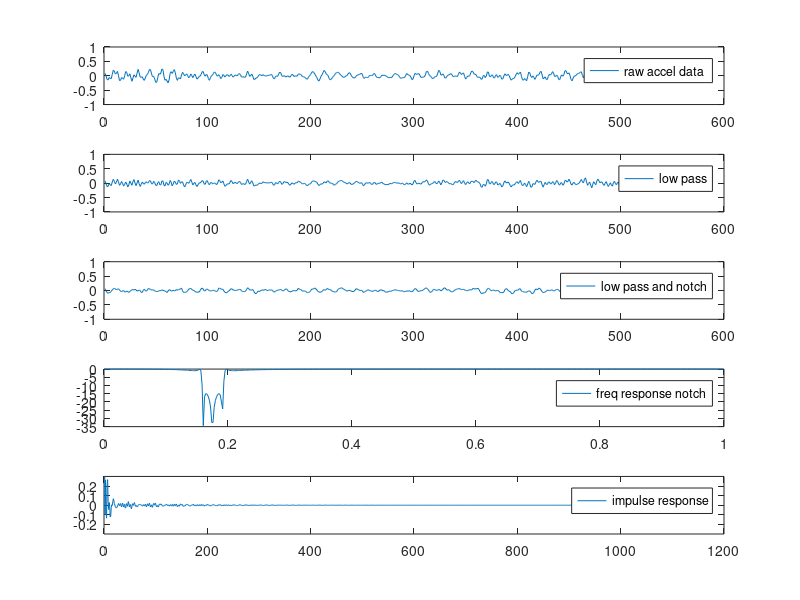

The MATLAB source for this figure:
d = [    0.08543,
-0.0041,
-0.13107,
-0.1444,
-0.0578,
-0.08871,
-0.10256,
0.05079,
0.19268,
0.16137,
0.06185,
0.08076,
0.15071,
0.01521,
-0.16531,
-0.15918,
-0.06326,
-0.08777,
-0.11895,
0.00309,
0.14671,
0.11527,
-0.01569,
-0.00184,
0.06957,
-0.06579,
-0.19129,
-0.08164,
0.03413,
-0.01649,
-0.055,
0.08676,
0.22306,
0.10368,
-0.04634,
-0.05073,
-0.03621,
-0.11668,
-0.15905,
-0.07605,
0.01601,
0.04612,
0.1182,
0.22226,
0.21373,
0.06171,
-0.02995,
-0.02062,
-0.10589,
-0.22434,
-0.22953,
-0.06246,
0.07424,
0.05372,
0.09249,
0.23465,
0.21466,
-0.01343,
-0.15772,
-0.12348,
-0.17757,
-0.24445,
-0.14413,
0.08849,
0.14245,
0.0809,
0.14751,
0.21426,
0.10968,
-0.07525,
-0.15972,
-0.07112,
-0.07578,
-0.11082,
0.02268,
0.11807,
0.06944,
-0.00397,
0.02121,
0.06584,
0.00456,
-0.07139,
-0.02555,
0.06331,
0.00389,
-0.06472,
0.01482,
0.05812,
-0.02915,
-0.11482,
-0.08191,
-0.02542,
-0.01037,
0.04666,
0.13885,
0.14605,
0.0312,
-0.01636,
0.04772,
0.02294,
-0.09936,
-0.15799,
-0.06779,
0.00549,
0.01855,
0.09036,
0.13366,
0.09982,
0.00922,
-0.01383,
0.04093,
-0.01663,
-0.10016,
-0.06166,
0.04119,
0.01015,
-0.03981,
-0.00197,
0.03666,
0.02441,
-0.02435,
0.00469,
0.05305,
0.00735,
-0.04967,
-0.01236,
0.02987,
0.01255,
-0.00197,
0.05279,
0.0749,
0.0404,
-0.04234,
-0.04287,
-0.02902,
-0.05793,
-0.047,
0.06611,
0.1623,
0.07104,
-0.02102,
0.01601,
0.05625,
-0.01716,
-0.13001,
-0.12241,
-0.07898,
-0.07525,
-0.02968,
0.02614,
0.04013,
0.02028,
0.00615,
0.0396,
0.00869,
-0.0061,
-0.00224,
0.00016,
0.02148,
0.01521,
0.03253,
0.04612,
0.00189,
-0.09523,
-0.10523,
-0.02515,
-0.00504,
-0.02036,
0.05572,
0.1274,
0.10661,
0.00296,
-0.02449,
0.00242,
-0.0105,
-0.04514,
-0.01689,
-0.0029,
-0.03421,
-0.04807,
0.00416,
0.04892,
0.02614,
-0.02715,
-0.0077,
-0.00344,
-0.01236,
0.05572,
0.06797,
0.04572,
0.02761,
-0.03328,
-0.03728,
-0.04101,
-0.06925,
-0.11708,
-0.11282,
-0.03381,
0.00829,
0.04519,
0.12167,
0.14538,
0.11261,
0.06278,
-0.00584,
-0.06006,
-0.14919,
-0.18543,
-0.11135,
-0.01929,
0.03493,
0.11061,
0.18602,
0.15058,
0.06504,
0.0408,
-0.00544,
-0.10496,
-0.1448,
-0.11162,
-0.06113,
-0.02022,
0.01335,
0.08396,
0.10368,
0.12313,
0.11434,
0.06931,
0.0288,
0.00069,
-0.04314,
-0.05513,
-0.03928,
-0.0045,
-0.00064,
0.05332,
0.10115,
0.09622,
0.02734,
-0.03035,
-0.06606,
-0.07632,
-0.06805,
-0.01263,
0.01615,
0.0288,
0.04612,
0.05905,
0.09022,
0.05332,
-0.06352,
-0.09004,
-0.05153,
-0.05593,
-0.07099,
-0.03688,
0.01188,
0.01148,
0.00376,
0.01388,
0.07677,
0.07184,
-0.0041,
-0.0554,
-0.06006,
-0.06712,
-0.06899,
-0.02729,
0.02294,
0.01108,
0.02454,
0.00722,
-0.0105,
-0.02769,
-0.06512,
-0.06486,
-0.05167,
-0.06805,
-0.03661,
0.01815,
0.06171,
0.07943,
0.05812,
0.0356,
0.01868,
-0.03914,
-0.08884,
-0.07645,
-0.06179,
-0.07139,
-0.05713,
0.01788,
0.08023,
0.0384,
0.02108,
0.01082,
-0.05073,
-0.13027,
-0.11655,
0.00109,
0.0817,
0.05931,
0.04879,
0.07304,
0.06837,
-0.00797,
-0.06153,
-0.05753,
-0.03954,
-0.03901,
0.03067,
0.14525,
0.16124,
0.08303,
0.00855,
-0.01396,
-0.05979,
-0.10536,
-0.08418,
-0.03648,
-0.03275,
-0.01356,
0.09049,
0.19001,
0.14685,
0.02654,
0.0288,
0.06438,
0.00722,
-0.08111,
-0.06992,
-0.01183,
0.01974,
0.036,
0.06251,
0.0741,
0.01974,
-0.03555,
-0.02249,
-0.00517,
-0.01636,
-0.02862,
0.05119,
0.13326,
0.08569,
0.04159,
0.09009,
0.09649,
-0.02888,
-0.11549,
-0.06219,
-0.00837,
-0.01689,
0.00695,
0.11274,
0.16177,
0.14565,
0.06198,
0.05385,
0.04133,
-0.03328,
-0.05793,
-0.04314,
-0.0574,
-0.12361,
-0.10989,
0.00429,
0.00909,
-0.06579,
-0.00797,
0.13246,
0.12713,
-0.01823,
-0.04034,
0.02654,
0.02414,
-0.07218,
-0.07258,
0.01748,
0.03533,
-0.0538,
-0.03421,
0.01921,
-0.02396,
-0.11695,
-0.10363,
-0.00064,
0.06851,
0.01828,
0.01295,
0.04839,
0.01029,
-0.07805,
-0.15199,
-0.11748,
-0.0947,
-0.08484,
-0.01796,
0.06051,
0.10634,
0.05279,
0.09236,
0.13006,
-0.01783,
-0.14,
-0.15426,
-0.0967,
-0.13201,
-0.17237,
-0.03222,
0.127,
0.10421,
-0.01863,
-0.06019,
-0.00211,
-0.05606,
-0.12561,
-0.053,
0.02481,
0.01668,
0.04266,
0.12393,
0.15378,
0.02534,
-0.10669,
-0.07498,
-0.03834,
-0.12321,
-0.13041,
-0.01916,
0.04732,
0.02601,
0.05812,
0.14232,
0.10408,
-0.02316,
-0.02449,
0.02467,
-0.01543,
-0.12228,
-0.1384,
-0.02156,
0.03107,
-0.01516,
0.03333,
0.17136,
0.17842,
0.08996,
0.06904,
0.10261,
0.00069,
-0.13267,
-0.17517,
-0.08298,
-0.01156,
-0.00584,
0.01988,
0.06531,
0.08236,
0.08849,
0.1234,
0.13885,
0.00842,
-0.07325,
0.04386,
0.11407,
0.01029,
-0.08724,
-0.01023,
0.07224,
-0.02302,
-0.13414,
-0.03088,
0.05558,
-0.01636,
-0.06059,
0.0761,
0.15218,
0.10088,
0.03054,
0.04053,
0.01828,
-0.08218,
-0.1396,
-0.06153,
0.03134,
-0.01929,
-0.07538,
-0.00837,
0.06558,
-0.01983,
-0.10403,
-0.01543,
0.02054,
-0.06406,
-0.09417,
0.00775,
0.03413,
-0.02888,
-0.01863,
0.03706,
0.00149,
-0.07378,
-0.07125,
0.00402,
0.00176,
-0.06286,
-0.01423,
0.06518,
0.05225,
-0.05313,
-0.06019,
]

#sf   = 1000; sf2 = sf/2;
#n    = 9;
#f    = 80;
#Rp   = 10;
#Rs   = 30;
#side = 40;

sf     = 1024; sf2 = sf/2;
nNotch = 3;
f      = 90;
Rp     = 1;
Rs     = 15;
side   = 10;
lowerBound = f - side;
upperBound = f + side;
Wn = [lowerBound, upperBound]/sf2;

f2      = 265;
Rp2     = 4;
Rs2     = 60;
side2   = 10;
lowerBound2 = f2 - side2;
upperBound2 = f2 + side2;
Wn2 = [lowerBound2, upperBound2]/sf2;

filterType = 'stop';

% Transfer function design

[b,a] = ellip(nNotch, Rp, Rs, Wn, filterType);

[b2,a2] = ellip(nNotch, Rp2, Rs2, Wn2, filterType);

output  = filter(b,a,d);
output2 = filter(b2,a2,output);
[h, w]   = freqz(b, a, length(d));
[h2, w2] = freqz(b2, a2, length(d));
impulseResponse=filter(b2,a2,filter(b,a,[1;zeros(sf-1,1)]))

disp(b)
disp(a)

disp(b2)
disp(a2)

#disp(output2)

 clf
 subplot ( 5, 1, 1 )
 plot(d, ";raw accel data;")
 ylim([-1 1])
 subplot ( 5, 1, 2 )
 plot(output,";low pass;")
 ylim([-1 1])
 subplot ( 5, 1, 3 ) 
 plot(output2, ";low pass and notch;")
 ylim([-1 1])
 subplot ( 5, 1, 4 )
 plot(w/pi,20*log10(abs(h)),";freq response notch;")
 subplot ( 5, 1, 5 )
 plot(impulseResponse,";impulse response;")
 ylim([-0.3 0.3])
